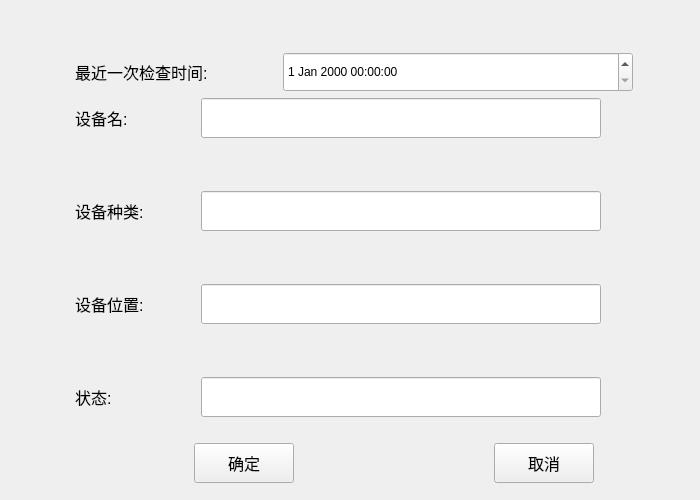
<?xml version="1.0" encoding="UTF-8"?>
<ui version="4.0">
 <class>DaddWidget</class>
 <widget class="QWidget" name="DaddWidget">
  <property name="geometry">
   <rect>
    <x>0</x>
    <y>0</y>
    <width>700</width>
    <height>500</height>
   </rect>
  </property>
  <property name="minimumSize">
   <size>
    <width>700</width>
    <height>500</height>
   </size>
  </property>
  <property name="windowTitle">
   <string>新增设备信息</string>
  </property>
  <widget class="QWidget" name="layoutWidget">
   <property name="geometry">
    <rect>
     <x>0</x>
     <y>52</y>
     <width>788</width>
     <height>431</height>
    </rect>
   </property>
   <layout class="QVBoxLayout" name="verticalLayout_3">
    <item>
     <layout class="QVBoxLayout" name="verticalLayout_2">
      <item>
       <layout class="QHBoxLayout" name="horizontalLayout_6">
        <item>
         <spacer name="horizontalSpacer_6">
          <property name="orientation">
           <enum>Qt::Horizontal</enum>
          </property>
          <property name="sizeType">
           <enum>QSizePolicy::Maximum</enum>
          </property>
          <property name="sizeHint" stdset="0">
           <size>
            <width>75</width>
            <height>20</height>
           </size>
          </property>
         </spacer>
        </item>
        <item>
         <widget class="QLabel" name="label">
          <property name="minimumSize">
           <size>
            <width>0</width>
            <height>40</height>
           </size>
          </property>
          <property name="font">
           <font>
            <pointsize>12</pointsize>
           </font>
          </property>
          <property name="text">
           <string>最近一次检查时间:</string>
          </property>
         </widget>
        </item>
        <item>
         <widget class="QDateTimeEdit" name="dateTimeEdit">
          <property name="minimumSize">
           <size>
            <width>350</width>
            <height>40</height>
           </size>
          </property>
         </widget>
        </item>
        <item>
         <spacer name="horizontalSpacer_8">
          <property name="orientation">
           <enum>Qt::Horizontal</enum>
          </property>
          <property name="sizeType">
           <enum>QSizePolicy::Maximum</enum>
          </property>
          <property name="sizeHint" stdset="0">
           <size>
            <width>80</width>
            <height>20</height>
           </size>
          </property>
         </spacer>
        </item>
        <item>
         <spacer name="horizontalSpacer_7">
          <property name="orientation">
           <enum>Qt::Horizontal</enum>
          </property>
          <property name="sizeType">
           <enum>QSizePolicy::Maximum</enum>
          </property>
          <property name="sizeHint" stdset="0">
           <size>
            <width>75</width>
            <height>20</height>
           </size>
          </property>
         </spacer>
        </item>
       </layout>
      </item>
      <item>
       <layout class="QHBoxLayout" name="horizontalLayout_3">
        <item>
         <spacer name="horizontalSpacer_4">
          <property name="orientation">
           <enum>Qt::Horizontal</enum>
          </property>
          <property name="sizeType">
           <enum>QSizePolicy::Minimum</enum>
          </property>
          <property name="sizeHint" stdset="0">
           <size>
            <width>75</width>
            <height>20</height>
           </size>
          </property>
         </spacer>
        </item>
        <item>
         <layout class="QVBoxLayout" name="verticalLayout">
          <item>
           <layout class="QHBoxLayout" name="horizontalLayout">
            <item>
             <widget class="QLabel" name="dnal">
              <property name="minimumSize">
               <size>
                <width>120</width>
                <height>40</height>
               </size>
              </property>
              <property name="font">
               <font>
                <pointsize>12</pointsize>
               </font>
              </property>
              <property name="text">
               <string>设备名:</string>
              </property>
             </widget>
            </item>
            <item>
             <widget class="QLineEdit" name="dnaE">
              <property name="minimumSize">
               <size>
                <width>400</width>
                <height>40</height>
               </size>
              </property>
             </widget>
            </item>
           </layout>
          </item>
          <item>
           <spacer name="verticalSpacer_4">
            <property name="orientation">
             <enum>Qt::Vertical</enum>
            </property>
            <property name="sizeHint" stdset="0">
             <size>
              <width>20</width>
              <height>40</height>
             </size>
            </property>
           </spacer>
          </item>
          <item>
           <layout class="QHBoxLayout" name="horizontalLayout_2">
            <item>
             <widget class="QLabel" name="dkl">
              <property name="minimumSize">
               <size>
                <width>120</width>
                <height>40</height>
               </size>
              </property>
              <property name="font">
               <font>
                <pointsize>12</pointsize>
               </font>
              </property>
              <property name="text">
               <string>设备种类:</string>
              </property>
             </widget>
            </item>
            <item>
             <widget class="QLineEdit" name="dkE">
              <property name="minimumSize">
               <size>
                <width>400</width>
                <height>40</height>
               </size>
              </property>
             </widget>
            </item>
           </layout>
          </item>
          <item>
           <spacer name="verticalSpacer_3">
            <property name="orientation">
             <enum>Qt::Vertical</enum>
            </property>
            <property name="sizeHint" stdset="0">
             <size>
              <width>20</width>
              <height>40</height>
             </size>
            </property>
           </spacer>
          </item>
          <item>
           <layout class="QHBoxLayout" name="horizontalLayout_4">
            <item>
             <widget class="QLabel" name="lcl">
              <property name="minimumSize">
               <size>
                <width>120</width>
                <height>40</height>
               </size>
              </property>
              <property name="font">
               <font>
                <pointsize>12</pointsize>
               </font>
              </property>
              <property name="text">
               <string>设备位置:</string>
              </property>
             </widget>
            </item>
            <item>
             <widget class="QLineEdit" name="lcE">
              <property name="minimumSize">
               <size>
                <width>400</width>
                <height>40</height>
               </size>
              </property>
             </widget>
            </item>
           </layout>
          </item>
          <item>
           <spacer name="verticalSpacer_2">
            <property name="orientation">
             <enum>Qt::Vertical</enum>
            </property>
            <property name="sizeHint" stdset="0">
             <size>
              <width>20</width>
              <height>40</height>
             </size>
            </property>
           </spacer>
          </item>
          <item>
           <layout class="QHBoxLayout" name="horizontalLayout_5">
            <item>
             <widget class="QLabel" name="sl">
              <property name="minimumSize">
               <size>
                <width>120</width>
                <height>40</height>
               </size>
              </property>
              <property name="font">
               <font>
                <pointsize>12</pointsize>
               </font>
              </property>
              <property name="text">
               <string>状态:</string>
              </property>
             </widget>
            </item>
            <item>
             <widget class="QLineEdit" name="sE">
              <property name="minimumSize">
               <size>
                <width>400</width>
                <height>40</height>
               </size>
              </property>
             </widget>
            </item>
           </layout>
          </item>
         </layout>
        </item>
        <item>
         <spacer name="horizontalSpacer_5">
          <property name="orientation">
           <enum>Qt::Horizontal</enum>
          </property>
          <property name="sizeHint" stdset="0">
           <size>
            <width>40</width>
            <height>20</height>
           </size>
          </property>
         </spacer>
        </item>
       </layout>
      </item>
      <item>
       <spacer name="verticalSpacer">
        <property name="orientation">
         <enum>Qt::Vertical</enum>
        </property>
        <property name="sizeType">
         <enum>QSizePolicy::Minimum</enum>
        </property>
        <property name="sizeHint" stdset="0">
         <size>
          <width>20</width>
          <height>20</height>
         </size>
        </property>
       </spacer>
      </item>
     </layout>
    </item>
    <item>
     <layout class="QHBoxLayout" name="horizontalLayout_8">
      <item>
       <spacer name="horizontalSpacer_2">
        <property name="orientation">
         <enum>Qt::Horizontal</enum>
        </property>
        <property name="sizeHint" stdset="0">
         <size>
          <width>40</width>
          <height>20</height>
         </size>
        </property>
       </spacer>
      </item>
      <item>
       <widget class="QPushButton" name="okButton">
        <property name="minimumSize">
         <size>
          <width>100</width>
          <height>40</height>
         </size>
        </property>
        <property name="font">
         <font>
          <pointsize>12</pointsize>
         </font>
        </property>
        <property name="text">
         <string>确定</string>
        </property>
       </widget>
      </item>
      <item>
       <spacer name="horizontalSpacer">
        <property name="orientation">
         <enum>Qt::Horizontal</enum>
        </property>
        <property name="sizeHint" stdset="0">
         <size>
          <width>40</width>
          <height>20</height>
         </size>
        </property>
       </spacer>
      </item>
      <item>
       <widget class="QPushButton" name="cancelButton">
        <property name="minimumSize">
         <size>
          <width>100</width>
          <height>40</height>
         </size>
        </property>
        <property name="font">
         <font>
          <pointsize>12</pointsize>
         </font>
        </property>
        <property name="text">
         <string>取消</string>
        </property>
       </widget>
      </item>
      <item>
       <spacer name="horizontalSpacer_3">
        <property name="orientation">
         <enum>Qt::Horizontal</enum>
        </property>
        <property name="sizeHint" stdset="0">
         <size>
          <width>40</width>
          <height>20</height>
         </size>
        </property>
       </spacer>
      </item>
     </layout>
    </item>
   </layout>
  </widget>
 </widget>
 <resources/>
 <connections>
  <connection>
   <sender>dnaE</sender>
   <signal>returnPressed()</signal>
   <receiver>dkE</receiver>
   <slot>setFocus()</slot>
   <hints>
    <hint type="sourcelabel">
     <x>414</x>
     <y>147</y>
    </hint>
    <hint type="destinationlabel">
     <x>414</x>
     <y>196</y>
    </hint>
   </hints>
  </connection>
  <connection>
   <sender>dkE</sender>
   <signal>returnPressed()</signal>
   <receiver>lcE</receiver>
   <slot>setFocus()</slot>
   <hints>
    <hint type="sourcelabel">
     <x>414</x>
     <y>196</y>
    </hint>
    <hint type="destinationlabel">
     <x>414</x>
     <y>245</y>
    </hint>
   </hints>
  </connection>
  <connection>
   <sender>lcE</sender>
   <signal>returnPressed()</signal>
   <receiver>sE</receiver>
   <slot>setFocus()</slot>
   <hints>
    <hint type="sourcelabel">
     <x>414</x>
     <y>245</y>
    </hint>
    <hint type="destinationlabel">
     <x>414</x>
     <y>294</y>
    </hint>
   </hints>
  </connection>
  <connection>
   <sender>sE</sender>
   <signal>returnPressed()</signal>
   <receiver>okButton</receiver>
   <slot>click()</slot>
   <hints>
    <hint type="sourcelabel">
     <x>414</x>
     <y>294</y>
    </hint>
    <hint type="destinationlabel">
     <x>215</x>
     <y>401</y>
    </hint>
   </hints>
  </connection>
  <connection>
   <sender>cancelButton</sender>
   <signal>clicked()</signal>
   <receiver>DaddWidget</receiver>
   <slot>close()</slot>
   <hints>
    <hint type="sourcelabel">
     <x>485</x>
     <y>460</y>
    </hint>
    <hint type="destinationlabel">
     <x>349</x>
     <y>249</y>
    </hint>
   </hints>
  </connection>
 </connections>
</ui>
